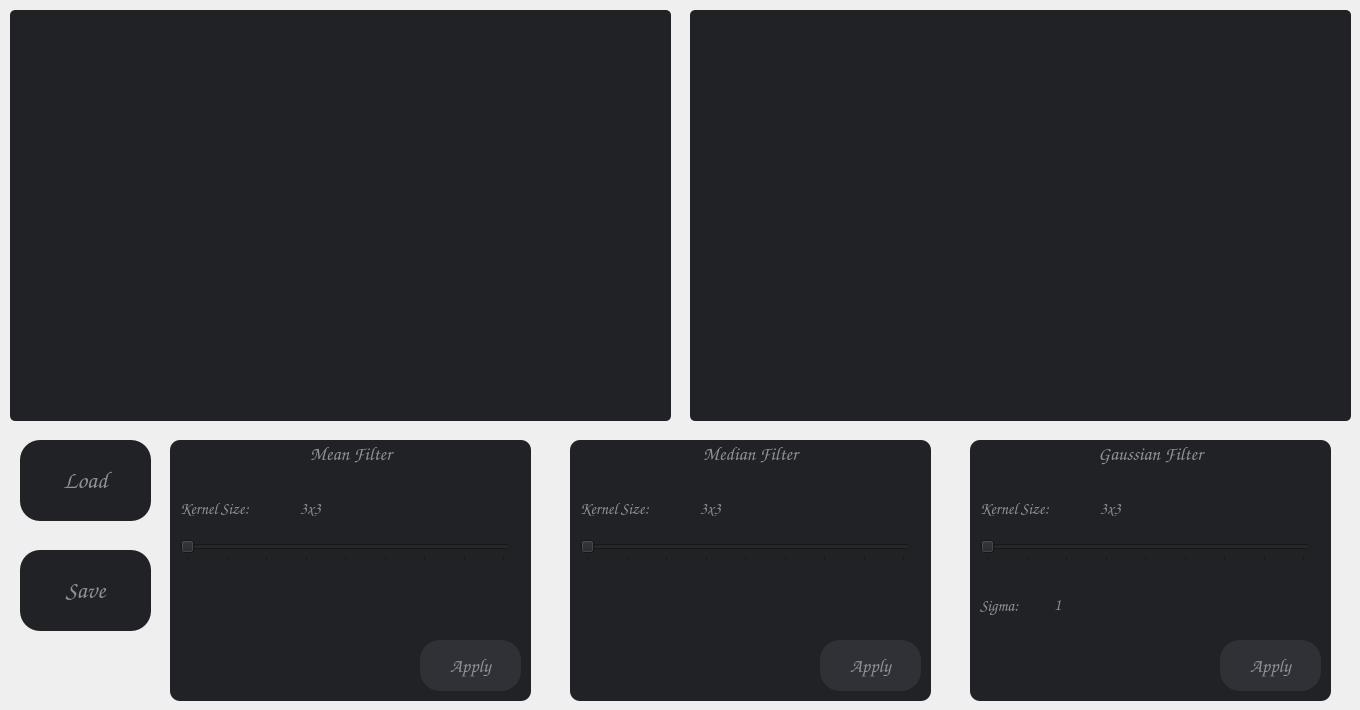
    <widget class="QWidget" name="tabSimpleFilters">
     <attribute name="title">
      <string>Simple Filters</string>
     </attribute>
     <widget class="QGraphicsView" name="gViewSimpleLeft">
      <property name="geometry">
       <rect>
        <x>10</x>
        <y>10</y>
        <width>661</width>
        <height>411</height>
       </rect>
      </property>
      <property name="styleSheet">
       <string notr="true">background-color: #202225;
border-radius: 5;</string>
      </property>
     </widget>
     <widget class="QGroupBox" name="groupBox">
      <property name="geometry">
       <rect>
        <x>170</x>
        <y>440</y>
        <width>361</width>
        <height>261</height>
       </rect>
      </property>
      <property name="font">
       <font>
        <family>Comic Sans MS</family>
        <pointsize>14</pointsize>
       </font>
      </property>
      <property name="styleSheet">
       <string notr="true">color: #8E9297;
background-color: #202225;
border: none;
border-radius: 10;</string>
      </property>
      <property name="title">
       <string>Mean Filter</string>
      </property>
      <property name="alignment">
       <set>Qt::AlignCenter</set>
      </property>
      <property name="flat">
       <bool>true</bool>
      </property>
      <property name="checkable">
       <bool>false</bool>
      </property>
      <widget class="QSlider" name="sliderMean">
       <property name="geometry">
        <rect>
         <x>10</x>
         <y>100</y>
         <width>331</width>
         <height>22</height>
        </rect>
       </property>
       <property name="styleSheet">
        <string notr="true"/>
       </property>
       <property name="minimum">
        <number>3</number>
       </property>
       <property name="maximum">
        <number>19</number>
       </property>
       <property name="singleStep">
        <number>2</number>
       </property>
       <property name="sliderPosition">
        <number>3</number>
       </property>
       <property name="tracking">
        <bool>true</bool>
       </property>
       <property name="orientation">
        <enum>Qt::Horizontal</enum>
       </property>
       <property name="invertedControls">
        <bool>false</bool>
       </property>
       <property name="tickPosition">
        <enum>QSlider::TicksBelow</enum>
       </property>
       <property name="tickInterval">
        <number>2</number>
       </property>
      </widget>
      <widget class="QLabel" name="label">
       <property name="geometry">
        <rect>
         <x>10</x>
         <y>60</y>
         <width>111</width>
         <height>16</height>
        </rect>
       </property>
       <property name="font">
        <font>
         <family>Comic Sans MS</family>
         <pointsize>12</pointsize>
        </font>
       </property>
       <property name="text">
        <string>Kernel Size: </string>
       </property>
      </widget>
      <widget class="QLabel" name="lblMeanKernelSize">
       <property name="geometry">
        <rect>
         <x>130</x>
         <y>60</y>
         <width>111</width>
         <height>16</height>
        </rect>
       </property>
       <property name="font">
        <font>
         <family>Comic Sans MS</family>
         <pointsize>12</pointsize>
        </font>
       </property>
       <property name="text">
        <string>3x3</string>
       </property>
      </widget>
      <widget class="QPushButton" name="buttMean">
       <property name="geometry">
        <rect>
         <x>250</x>
         <y>200</y>
         <width>101</width>
         <height>51</height>
        </rect>
       </property>
       <property name="font">
        <font>
         <family>Comic Sans MS</family>
         <pointsize>14</pointsize>
         <weight>75</weight>
         <bold>true</bold>
        </font>
       </property>
       <property name="cursor">
        <cursorShape>PointingHandCursor</cursorShape>
       </property>
       <property name="styleSheet">
        <string notr="true">background-color: #2F3136;
color: #8E9297;
border-radius: 20;</string>
       </property>
       <property name="text">
        <string>Apply</string>
       </property>
       <property name="autoDefault">
        <bool>false</bool>
       </property>
       <property name="default">
        <bool>false</bool>
       </property>
       <property name="flat">
        <bool>false</bool>
       </property>
      </widget>
     </widget>
     <widget class="QGraphicsView" name="gViewSimpleRight">
      <property name="geometry">
       <rect>
        <x>690</x>
        <y>10</y>
        <width>661</width>
        <height>411</height>
       </rect>
      </property>
      <property name="styleSheet">
       <string notr="true">background-color: #202225;
border-radius:5;</string>
      </property>
     </widget>
     <widget class="QPushButton" name="buttLoadSimple">
      <property name="geometry">
       <rect>
        <x>20</x>
        <y>440</y>
        <width>131</width>
        <height>81</height>
       </rect>
      </property>
      <property name="font">
       <font>
        <family>Comic Sans MS</family>
        <pointsize>18</pointsize>
        <weight>75</weight>
        <bold>true</bold>
       </font>
      </property>
      <property name="cursor">
       <cursorShape>PointingHandCursor</cursorShape>
      </property>
      <property name="styleSheet">
       <string notr="true">background-color: #202225;
color: #8E9297;
border-radius: 20;</string>
      </property>
      <property name="text">
       <string>Load</string>
      </property>
      <property name="autoDefault">
       <bool>false</bool>
      </property>
      <property name="default">
       <bool>false</bool>
      </property>
      <property name="flat">
       <bool>false</bool>
      </property>
     </widget>
     <widget class="QGroupBox" name="groupBox_2">
      <property name="geometry">
       <rect>
        <x>570</x>
        <y>440</y>
        <width>361</width>
        <height>261</height>
       </rect>
      </property>
      <property name="font">
       <font>
        <family>Comic Sans MS</family>
        <pointsize>14</pointsize>
       </font>
      </property>
      <property name="styleSheet">
       <string notr="true">color: #8E9297;
background-color: #202225;
border: none;
border-radius: 10;</string>
      </property>
      <property name="title">
       <string>Median Filter</string>
      </property>
      <property name="alignment">
       <set>Qt::AlignCenter</set>
      </property>
      <property name="flat">
       <bool>true</bool>
      </property>
      <property name="checkable">
       <bool>false</bool>
      </property>
      <widget class="QSlider" name="sliderMedian">
       <property name="geometry">
        <rect>
         <x>10</x>
         <y>100</y>
         <width>331</width>
         <height>22</height>
        </rect>
       </property>
       <property name="styleSheet">
        <string notr="true"/>
       </property>
       <property name="minimum">
        <number>3</number>
       </property>
       <property name="maximum">
        <number>19</number>
       </property>
       <property name="singleStep">
        <number>2</number>
       </property>
       <property name="sliderPosition">
        <number>3</number>
       </property>
       <property name="tracking">
        <bool>true</bool>
       </property>
       <property name="orientation">
        <enum>Qt::Horizontal</enum>
       </property>
       <property name="invertedControls">
        <bool>false</bool>
       </property>
       <property name="tickPosition">
        <enum>QSlider::TicksBelow</enum>
       </property>
       <property name="tickInterval">
        <number>2</number>
       </property>
      </widget>
      <widget class="QLabel" name="label_2">
       <property name="geometry">
        <rect>
         <x>10</x>
         <y>60</y>
         <width>111</width>
         <height>16</height>
        </rect>
       </property>
       <property name="font">
        <font>
         <family>Comic Sans MS</family>
         <pointsize>12</pointsize>
        </font>
       </property>
       <property name="text">
        <string>Kernel Size: </string>
       </property>
      </widget>
      <widget class="QLabel" name="lblMedianKernelSize">
       <property name="geometry">
        <rect>
         <x>130</x>
         <y>60</y>
         <width>111</width>
         <height>16</height>
        </rect>
       </property>
       <property name="font">
        <font>
         <family>Comic Sans MS</family>
         <pointsize>12</pointsize>
        </font>
       </property>
       <property name="text">
        <string>3x3</string>
       </property>
      </widget>
      <widget class="QPushButton" name="buttMedian">
       <property name="geometry">
        <rect>
         <x>250</x>
         <y>200</y>
         <width>101</width>
         <height>51</height>
        </rect>
       </property>
       <property name="font">
        <font>
         <family>Comic Sans MS</family>
         <pointsize>14</pointsize>
         <weight>75</weight>
         <bold>true</bold>
        </font>
       </property>
       <property name="cursor">
        <cursorShape>PointingHandCursor</cursorShape>
       </property>
       <property name="styleSheet">
        <string notr="true">background-color: #2F3136;
color: #8E9297;
border-radius: 20;</string>
       </property>
       <property name="text">
        <string>Apply</string>
       </property>
       <property name="autoDefault">
        <bool>false</bool>
       </property>
       <property name="default">
        <bool>false</bool>
       </property>
       <property name="flat">
        <bool>false</bool>
       </property>
      </widget>
     </widget>
     <widget class="QGroupBox" name="groupBox_3">
      <property name="geometry">
       <rect>
        <x>970</x>
        <y>440</y>
        <width>361</width>
        <height>261</height>
       </rect>
      </property>
      <property name="font">
       <font>
        <family>Comic Sans MS</family>
        <pointsize>14</pointsize>
       </font>
      </property>
      <property name="styleSheet">
       <string notr="true">color: #8E9297;
background-color: #202225;
border: none;
border-radius: 10;</string>
      </property>
      <property name="title">
       <string>Gaussian Filter</string>
      </property>
      <property name="alignment">
       <set>Qt::AlignCenter</set>
      </property>
      <property name="flat">
       <bool>true</bool>
      </property>
      <property name="checkable">
       <bool>false</bool>
      </property>
      <widget class="QSlider" name="sliderGaussian">
       <property name="geometry">
        <rect>
         <x>10</x>
         <y>100</y>
         <width>331</width>
         <height>22</height>
        </rect>
       </property>
       <property name="styleSheet">
        <string notr="true"/>
       </property>
       <property name="minimum">
        <number>3</number>
       </property>
       <property name="maximum">
        <number>19</number>
       </property>
       <property name="singleStep">
        <number>2</number>
       </property>
       <property name="sliderPosition">
        <number>3</number>
       </property>
       <property name="tracking">
        <bool>true</bool>
       </property>
       <property name="orientation">
        <enum>Qt::Horizontal</enum>
       </property>
       <property name="invertedControls">
        <bool>false</bool>
       </property>
       <property name="tickPosition">
        <enum>QSlider::TicksBelow</enum>
       </property>
       <property name="tickInterval">
        <number>2</number>
       </property>
      </widget>
      <widget class="QLabel" name="label_3">
       <property name="geometry">
        <rect>
         <x>10</x>
         <y>60</y>
         <width>111</width>
         <height>16</height>
        </rect>
       </property>
       <property name="font">
        <font>
         <family>Comic Sans MS</family>
         <pointsize>12</pointsize>
        </font>
       </property>
       <property name="text">
        <string>Kernel Size: </string>
       </property>
      </widget>
      <widget class="QLabel" name="lblGaussianKernelSize">
       <property name="geometry">
        <rect>
         <x>130</x>
         <y>60</y>
         <width>111</width>
         <height>16</height>
        </rect>
       </property>
       <property name="font">
        <font>
         <family>Comic Sans MS</family>
         <pointsize>12</pointsize>
        </font>
       </property>
       <property name="text">
        <string>3x3</string>
       </property>
      </widget>
      <widget class="QPushButton" name="buttGaussian">
       <property name="geometry">
        <rect>
         <x>250</x>
         <y>200</y>
         <width>101</width>
         <height>51</height>
        </rect>
       </property>
       <property name="font">
        <font>
         <family>Comic Sans MS</family>
         <pointsize>14</pointsize>
         <weight>75</weight>
         <bold>true</bold>
        </font>
       </property>
       <property name="cursor">
        <cursorShape>PointingHandCursor</cursorShape>
       </property>
       <property name="styleSheet">
        <string notr="true">background-color: #2F3136;
color: #8E9297;
border-radius: 20;</string>
       </property>
       <property name="text">
        <string>Apply</string>
       </property>
       <property name="autoDefault">
        <bool>false</bool>
       </property>
       <property name="default">
        <bool>false</bool>
       </property>
       <property name="flat">
        <bool>false</bool>
       </property>
      </widget>
      <widget class="QLabel" name="label_4">
       <property name="geometry">
        <rect>
         <x>10</x>
         <y>150</y>
         <width>61</width>
         <height>31</height>
        </rect>
       </property>
       <property name="font">
        <font>
         <family>Comic Sans MS</family>
         <pointsize>12</pointsize>
        </font>
       </property>
       <property name="text">
        <string>Sigma:</string>
       </property>
      </widget>
      <widget class="QTextEdit" name="textSigma">
       <property name="geometry">
        <rect>
         <x>80</x>
         <y>150</y>
         <width>91</width>
         <height>41</height>
        </rect>
       </property>
       <property name="font">
        <font>
         <family>Comic Sans MS</family>
         <pointsize>12</pointsize>
        </font>
       </property>
       <property name="styleSheet">
        <string notr="true">border: none;</string>
       </property>
       <property name="verticalScrollBarPolicy">
        <enum>Qt::ScrollBarAlwaysOff</enum>
       </property>
       <property name="horizontalScrollBarPolicy">
        <enum>Qt::ScrollBarAlwaysOff</enum>
       </property>
       <property name="sizeAdjustPolicy">
        <enum>QAbstractScrollArea::AdjustToContents</enum>
       </property>
       <property name="html">
        <string>&lt;!DOCTYPE HTML PUBLIC &quot;-//W3C//DTD HTML 4.0//EN&quot; &quot;http://www.w3.org/TR/REC-html40/strict.dtd&quot;&gt;
&lt;html&gt;&lt;head&gt;&lt;meta name=&quot;qrichtext&quot; content=&quot;1&quot; /&gt;&lt;style type=&quot;text/css&quot;&gt;
p, li { white-space: pre-wrap; }
&lt;/style&gt;&lt;/head&gt;&lt;body style=&quot; font-family:'Comic Sans MS'; font-size:12pt; font-weight:400; font-style:normal;&quot;&gt;
&lt;p style=&quot; margin-top:0px; margin-bottom:0px; margin-left:0px; margin-right:0px; -qt-block-indent:0; text-indent:0px;&quot;&gt;1&lt;/p&gt;&lt;/body&gt;&lt;/html&gt;</string>
       </property>
      </widget>
     </widget>
     <widget class="QPushButton" name="buttSaveSimple">
      <property name="geometry">
       <rect>
        <x>20</x>
        <y>550</y>
        <width>131</width>
        <height>81</height>
       </rect>
      </property>
      <property name="font">
       <font>
        <family>Comic Sans MS</family>
        <pointsize>18</pointsize>
        <weight>75</weight>
        <bold>true</bold>
       </font>
      </property>
      <property name="cursor">
       <cursorShape>PointingHandCursor</cursorShape>
      </property>
      <property name="styleSheet">
       <string notr="true">background-color: #202225;
color: #8E9297;
border-radius: 20;</string>
      </property>
      <property name="text">
       <string>Save</string>
      </property>
      <property name="autoDefault">
       <bool>false</bool>
      </property>
      <property name="default">
       <bool>false</bool>
      </property>
      <property name="flat">
       <bool>false</bool>
      </property>
     </widget>
    </widget>
